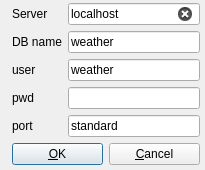
<?xml version="1.0" encoding="UTF-8"?>
<ui version="4.0">
 <class>connectDialog</class>
 <widget class="QDialog" name="connectDialog">
  <property name="geometry">
   <rect>
    <x>0</x>
    <y>0</y>
    <width>205</width>
    <height>170</height>
   </rect>
  </property>
  <property name="windowTitle">
   <string>Connection settings</string>
  </property>
  <widget class="QWidget" name="layoutWidget">
   <property name="geometry">
    <rect>
     <x>12</x>
     <y>3</y>
     <width>188</width>
     <height>162</height>
    </rect>
   </property>
   <layout class="QVBoxLayout" name="verticalLayout">
    <item>
     <layout class="QFormLayout" name="formLayout">
      <item row="0" column="0">
       <widget class="QLabel" name="label">
        <property name="text">
         <string>Server</string>
        </property>
       </widget>
      </item>
      <item row="0" column="1">
       <widget class="QLineEdit" name="serverName">
        <property name="text">
         <string>localhost</string>
        </property>
        <property name="clearButtonEnabled">
         <bool>true</bool>
        </property>
       </widget>
      </item>
      <item row="1" column="0">
       <widget class="QLabel" name="label_2">
        <property name="text">
         <string>DB name</string>
        </property>
       </widget>
      </item>
      <item row="1" column="1">
       <widget class="QLineEdit" name="dbName">
        <property name="text">
         <string>weather</string>
        </property>
       </widget>
      </item>
      <item row="2" column="0">
       <widget class="QLabel" name="label_3">
        <property name="text">
         <string>user</string>
        </property>
       </widget>
      </item>
      <item row="2" column="1">
       <widget class="QLineEdit" name="uName">
        <property name="text">
         <string>weather</string>
        </property>
       </widget>
      </item>
      <item row="3" column="0">
       <widget class="QLabel" name="label_4">
        <property name="text">
         <string>pwd</string>
        </property>
       </widget>
      </item>
      <item row="3" column="1">
       <widget class="QLineEdit" name="pName">
        <property name="inputMask">
         <string comment="*"/>
        </property>
        <property name="echoMode">
         <enum>QLineEdit::Password</enum>
        </property>
       </widget>
      </item>
      <item row="4" column="0">
       <widget class="QLabel" name="label_5">
        <property name="text">
         <string>port</string>
        </property>
       </widget>
      </item>
      <item row="4" column="1">
       <widget class="QLineEdit" name="portName">
        <property name="inputMask">
         <string comment="*"/>
        </property>
        <property name="text">
         <string>standard</string>
        </property>
        <property name="echoMode">
         <enum>QLineEdit::Normal</enum>
        </property>
       </widget>
      </item>
     </layout>
    </item>
    <item>
     <layout class="QHBoxLayout" name="horizontalLayout">
      <item>
       <widget class="QPushButton" name="okButton">
        <property name="text">
         <string>&amp;OK</string>
        </property>
       </widget>
      </item>
      <item>
       <widget class="QPushButton" name="cancelButton">
        <property name="text">
         <string>&amp;Cancel</string>
        </property>
        <property name="autoDefault">
         <bool>true</bool>
        </property>
       </widget>
      </item>
     </layout>
    </item>
   </layout>
  </widget>
 </widget>
 <resources/>
 <connections/>
</ui>
